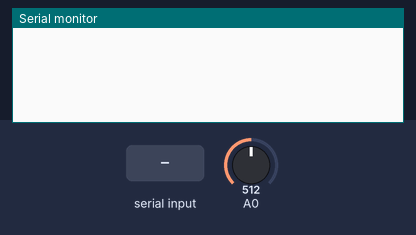
Bench run of a sketch on a simulated Arduino Uno, built with avr-gcc and run on an emulated ATmega328P. Parts: the last lines printed to the serial monitor. Inputs (shaded band) come from the test bench; at power-on: A0 = 512.

Above: at 1.2 s.
1.3 s: "GET\n" received over Serial
At 1.37 s:
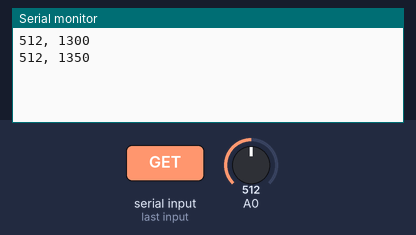
2.8 s: "90,45\n" received over Serial
At 2.83 s:
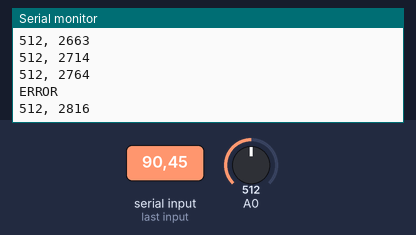
4.3 s: A0 set to 716
At 4.35 s:
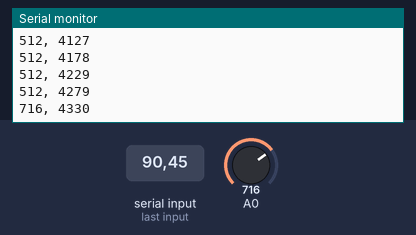
5.8 s: A0 set to 900
At 5.81 s:
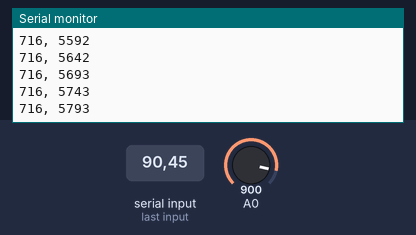
Timing chart, 0 to 8.3 s (numbered marks = the images above; inputs shaded):
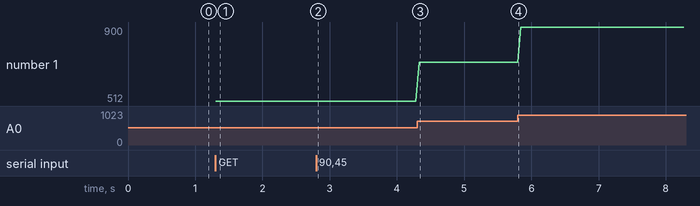

The sketch:

data.ino
```cpp
// Variable declaration
bool dataAcquisitionActive = false;
int acquisitionInterval = 50;
unsigned long resetTime = 0;

void setup() {
  // Initialize serial communication at 38400 baud
  Serial.begin(38400);
}

void loop() {
  if (Serial.available() > 0) {

    // Read the incoming command and remove whitespace
    String command = Serial.readStringUntil('\n');
    command.trim();

    // Stop acquisition if the incoming command is STOP
    if (command == "STOP") {
      dataAcquisitionActive = false;
    }

    // Start acquisition if the incoming command is GET
    else if (command == "GET") {
      dataAcquisitionActive = true;
    }

    // Set the interval to what was sent by the user if the incoming command is SET_INTERVAL
    else if (command.startsWith("SET_INTERVAL")) {
      // Remove the string, keeping only the interval integer
      command.replace("SET_INTERVAL", "");
      command.trim();

      // Checks if the command still exists after trimming the string
      if (command.length() > 0) {
        // Converts into integer, and checks if set interval wasn't 0
        int newInterval = command.toInt();
        if (newInterval > 0) {
          acquisitionInterval = newInterval;
        }
      }
    }

    // Restarts the timer is the incoming command is CLEAR
    else if (command == "CLEAR") {
      dataAcquisitionActive = false;
      resetTime = millis();
    }
    // Invalid command
    else {
      Serial.println("ERROR");
    }
  }

  if (dataAcquisitionActive) {
    // Read the analog value from pin A0 and send it along with the current timestamp
    int value = analogRead(A0);
    Serial.println(String(value) + ", " + String(millis() - resetTime));
    // Wait before next reading
    delay(acquisitionInterval);
  }
}
```

Measured:
- after the input at 1.3 s, the serial monitor: prints a new line at once (image 1)
- after the input at 2.8 s, the serial monitor: prints a new line at once (image 2)
